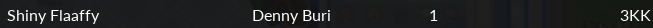
#> input picture debug_captures/Linha01_LINHA_COMPLETA.png, 653 x 28 px
$ python -i line_detector.py   (imports and definitions only)
#> lines starting #> are read from the running program, lines starting #| are printed output that depends on the picture; after the words box and inside, x2 and y2 are one past the last pixel; in counts of white or black regions, pixels touching at a corner belong together
"""
Módulo para detectar linhas horizontais da tabela do mercado
"""
import cv2
import numpy as np
from PIL import Image


class LineDetector:
    def __init__(self, min_line_height=20, max_line_height=50):
        """
        Inicializa o detector de linhas

        Args:
            min_line_height: Altura mínima de uma linha válida (pixels)
            max_line_height: Altura máxima de uma linha válida (pixels)
        """
        self.min_line_height = min_line_height
        self.max_line_height = max_line_height

    def detect_horizontal_lines(self, image):
        """
        Detecta linhas horizontais em uma imagem

        Args:
            image: PIL Image ou numpy array

        Returns:
            Lista de posições Y das linhas detectadas
        """
        # Converter para numpy array se necessário
        if isinstance(image, Image.Image):
            img_array = np.array(image)
        else:
            img_array = image

        # Converter para escala de cinza
        if len(img_array.shape) == 3:
            gray = cv2.cvtColor(img_array, cv2.COLOR_RGB2GRAY)
        else:
            gray = img_array

        # Aplicar threshold para binarizar
        _, binary = cv2.threshold(gray, 50, 255, cv2.THRESH_BINARY)
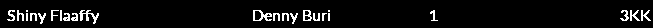
#> binary: shape (28, 653); 5.2% white in thin lines or dots, all inside (x1, y1, x2, y2) = (7, 10, 651, 24)

        # Detectar bordas
        edges = cv2.Canny(binary, 50, 150, apertureSize=3)
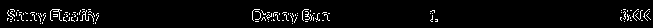
#> edges: shape (28, 653); 3.4% white in thin lines or dots, all inside (x1, y1, x2, y2) = (7, 9, 651, 24)

        # Detectar linhas usando Hough Transform
        lines = cv2.HoughLinesP(edges, 1, np.pi/180, threshold=100,
                               minLineLength=100, maxLineGap=10)
#> lines = None

        horizontal_lines = []

        if lines is not None:
            for line in lines:
                x1, y1, x2, y2 = line[0]

                # Verificar se é linha horizontal (diferença Y pequena)
                if abs(y2 - y1) < 5:
                    y_pos = (y1 + y2) // 2
                    horizontal_lines.append(y_pos)

        # Remover duplicatas (linhas muito próximas)
        horizontal_lines = self._merge_close_lines(horizontal_lines, threshold=5)

        return sorted(horizontal_lines)

    def _merge_close_lines(self, lines, threshold=5):
        """Mescla linhas que estão muito próximas"""
        if not lines:
            return []

        lines = sorted(lines)
        merged = [lines[0]]

        for line in lines[1:]:
            if line - merged[-1] > threshold:
                merged.append(line)

        return merged

    # [60 lines left out: functions find_row_positions, visualize_lines, not called in this run]

>>> import cv2
>>> picture = cv2.cvtColor(cv2.imread('debug_captures/Linha01_LINHA_COMPLETA.png'), cv2.COLOR_BGR2RGB)
>>> result = LineDetector().detect_horizontal_lines(picture)
#> result = []

$ run again, on debug_captures/Linha02_LINHA_COMPLETA.png
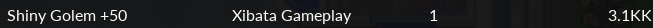
#> input picture debug_captures/Linha02_LINHA_COMPLETA.png, 653 x 28 px
#> in detect_horizontal_lines, `_, binary = cv2.threshold(gray, 50, 255, cv2.THRESH_BINARY)`:
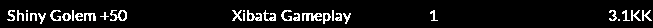
#> binary: shape (28, 653); 7.2% white in thin lines or dots, all inside (x1, y1, x2, y2) = (7, 10, 652, 24)
#> in detect_horizontal_lines, `edges = cv2.Canny(binary, 50, 150, apertureSize=3)`:
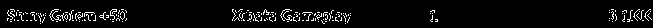
#> edges: shape (28, 653); 4.7% white in thin lines or dots, all inside (x1, y1, x2, y2) = (7, 9, 652, 24)
#> lines = None
#> result = []

$ run again, on debug_captures/Linha03_LINHA_COMPLETA.png
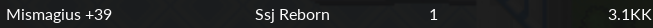
#> input picture debug_captures/Linha03_LINHA_COMPLETA.png, 653 x 28 px
#> in detect_horizontal_lines, `_, binary = cv2.threshold(gray, 50, 255, cv2.THRESH_BINARY)`:
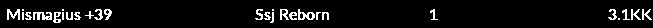
#> binary: shape (28, 653); 5.9% white in thin lines or dots, all inside (x1, y1, x2, y2) = (7, 9, 652, 23)
#> in detect_horizontal_lines, `edges = cv2.Canny(binary, 50, 150, apertureSize=3)`:
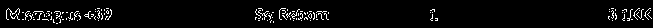
#> edges: shape (28, 653); 3.8% white in thin lines or dots, all inside (x1, y1, x2, y2) = (6, 8, 652, 24)
#> lines = None
#> result = []
